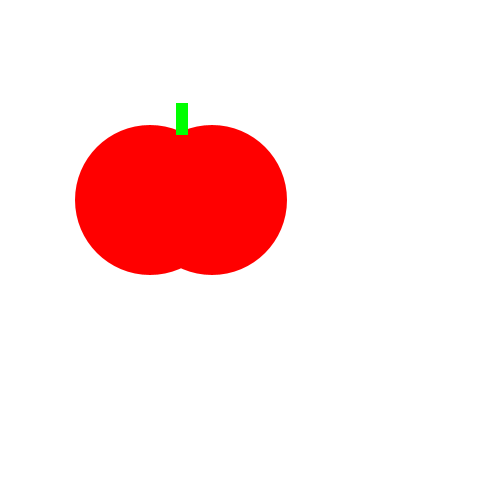
Frame 1 (no input)
Frame 60 (the mouse pressed at the canvas centre just before this capture): identical to frame 1, image omitted
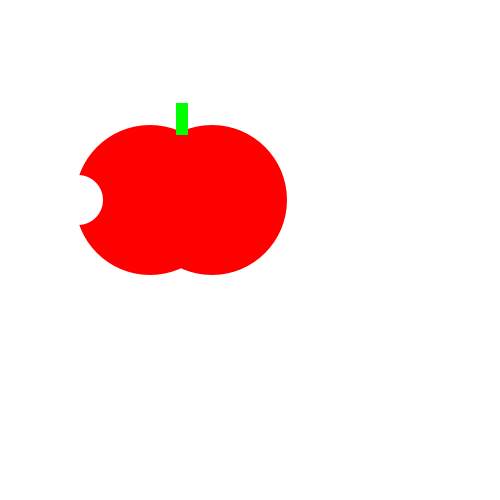
Frame 120 (the mouse held since frame 60 and released just before this capture)

The Processing sketch that drew these frames (run headless with seeded random() and noise(); from frame 60 on, the mouse is pressed at the canvas centre):

// Processing sketch: tomato
// ── tomato.pde
void setup() {
  size(500, 500);
  }
void draw() {
  background(255, 255, 255);
  noStroke();
  fill (255,0,0);
  ellipse(150, 200, 150, 150);
  ellipse(212, 200, 150, 150);
 fill (0,255,0);
  rect(176, 103, 12, 32);
  fill (255,255,255);
 
    if(mousePressed){
  ellipse(78,200,50,50);
  
}
}
